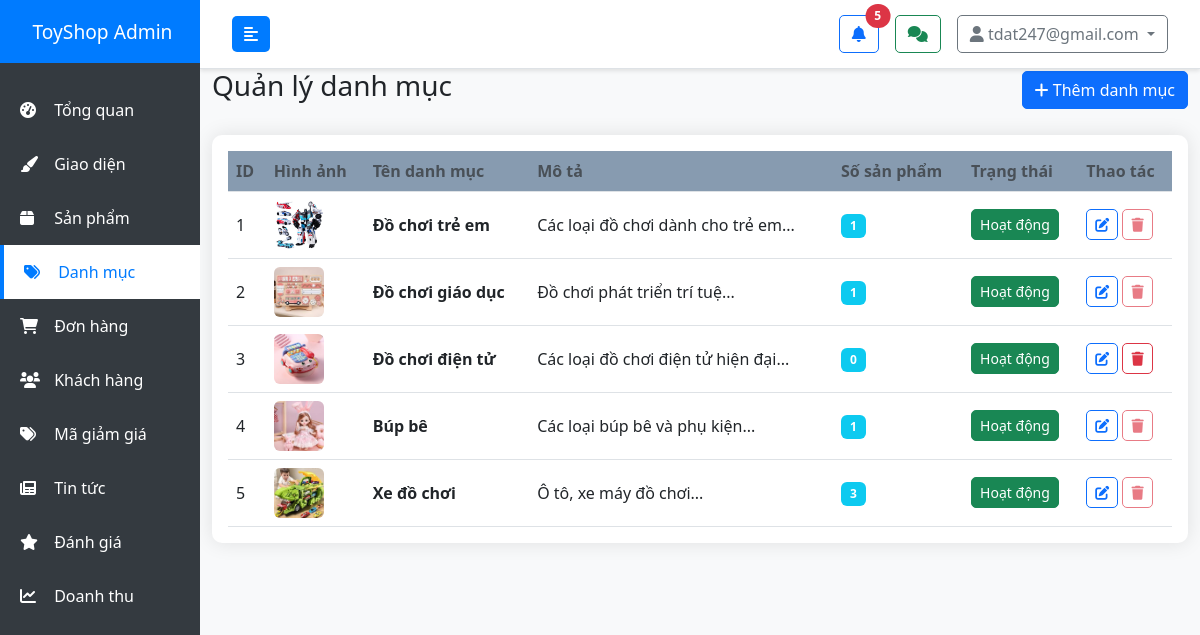
The app's page /admin/categories.php (signed in) with its own data.
### tables this page shows
CREATE TABLE `categories` (
  `id` int(11) NOT NULL,
  `name` varchar(100) NOT NULL,
  `description` text DEFAULT NULL,
  `image` varchar(255) DEFAULT NULL,
  `status` enum('active','inactive') DEFAULT 'active',
  `created_at` timestamp NOT NULL DEFAULT current_timestamp()
);

### config/database.php (called while the page is built, shortened)
<?php
$conn = new mysqli(DB_HOST, DB_USER, DB_PASS, DB_NAME);
$conn->set_charset("utf8mb4");
function executeQuery($sql, $params = []) {
    global $conn;
    $stmt = $conn->prepare($sql);
    if (!$stmt->execute()) {
        error_log("Execute failed: " . $stmt->error);
        $stmt->close();
        return false;
    }
    if (strpos(strtoupper($sql), 'SELECT') === 0) {
        $result = $stmt->get_result();
        return $result;
    }
    return true;
}
function fetchAll($sql, $params = []) {
    $result = executeQuery($sql, $params);
    $data = [];
    if ($result && $result !== true) {
        while ($row = $result->fetch_assoc()) {
            $data[] = $row;
        }
    }
    return $data;
}
?>

### admin/categories.php (the view, shortened to what this page needs)
<?php
require_once '../config/database.php';
$categories = fetchAll("SELECT c.*, COUNT(p.id) as product_count
                        FROM categories c
                        LEFT JOIN products p ON c.id = p.category_id
                        GROUP BY c.id
                        ORDER BY c.created_at DESC");
?>
<!DOCTYPE html>
<html lang="vi">
<head>
    <link href="https://cdn.jsdelivr.net/npm/bootstrap@5.3.0/dist/css/bootstrap.min.css" rel="stylesheet">
    <link href="https://cdnjs.cloudflare.com/ajax/libs/font-awesome/6.0.0/css/all.min.css" rel="stylesheet">
    <link href="assets/css/admin.css" rel="stylesheet">
</head>
<body>
    <?php include 'includes/sidebar.php'; ?>
    <div id="content">
        <?php include 'includes/navbar.php'; ?>
        <div class="container-fluid">
            <div class="d-flex justify-content-between align-items-center mb-4">
                <h1 class="h3">Quản lý danh mục</h1>
                <button class="btn btn-primary" data-bs-toggle="modal" data-bs-target="#addCategoryModal">
                    <i class="fas fa-plus"></i> Thêm danh mục
                </button>
            </div>
            <div class="card">
                <div class="card-body">
                    <div class="table-responsive">
                        <table class="table table-hover">
                            <thead>
                                <tr>
                                    <th>ID</th>
                                    <th>Hình ảnh</th>
                                    <th>Tên danh mục</th>
                                    <th>Mô tả</th>
                                    <th>Số sản phẩm</th>
                                    <th>Trạng thái</th>
                                    <th>Thao tác</th>
                                </tr>
                            </thead>
                            <tbody>
                                <?php foreach ($categories as $category): ?>
                                    <tr>
                                        <td><?php echo $category['id']; ?></td>
                                        <td>
                                            <?php if ($category['image']): ?>
                                                <img src="../assets/img/categories/<?php echo $category['image']; ?>"
                                                     width="50" height="50" class="rounded">
                                            <?php endif; ?>
                                        </td>
                                        <td><strong><?php echo $category['name']; ?></strong></td>
                                        <td><?php echo substr($category['description'], 0, 50) . '...'; ?></td>
                                        <td>
                                            <span class="badge bg-info"><?php echo $category['product_count']; ?></span>
                                        </td>
                                        <td>
                                            <form method="POST" class="d-inline">
                                                <button type="submit" class="btn btn-sm btn-<?php echo $category['status'] == 'active' ? 'success' : 'secondary'; ?>">
                                                    <?php echo $category['status'] == 'active' ? 'Hoạt động' : 'Tạm dừng'; ?>
                                                </button>
                                            </form>
                                        </td>
                                        <td>
                                            <button class="btn btn-sm btn-outline-primary"
                                                    onclick="editCategory(<?php echo htmlspecialchars(json_encode($category)); ?>)">
                                                <i class="fas fa-edit"></i>
                                            </button>
                                            <form method="POST" class="d-inline"
                                                  onsubmit="return confirm('Bạn có chắc muốn xóa danh mục này?')">
                                                <button type="submit" class="btn btn-sm btn-outline-danger"
                                                        <?php echo $category['product_count'] > 0 ? 'disabled title="Không thể xóa vì còn có sản phẩm"' : ''; ?>>
                                                    <i class="fas fa-trash"></i>
                                                </button>
                                            </form>
                                        </td>
                                    </tr>
                                <?php endforeach; ?>
                            </tbody>
                        </table>
                    </div>
                </div>
            </div>
        </div>
    </div>
</body>
</html>

### admin/assets/css/admin.css (style rules this page uses)
:root { --sidebar-width: 200px; --primary-color: #879db5; --secondary-color: #6c757d; --success-color: #28a745; --danger-color: #dc3545; --warning-color: #ffc107; --info-color: #17a2b8; --light-color: #32689e; --dark-color: #343a40; }
body { font-family: "Segoe UI", Tahoma, Geneva, Verdana, sans-serif; background-color: #f8f9fa; }
#content { width: 100%; padding: 0; min-height: 100vh; transition: all 0.3s; margin-left: var(--sidebar-width); }
.card { border: none; border-radius: 10px; box-shadow: 0 0 20px rgba(0, 0, 0, 0.1); margin-bottom: 20px; }
.table { margin-bottom: 0; }
.table th { border-top: none; font-weight: 600; color: #495057; background-color: #879bb0; }
.table td { vertical-align: middle; }
.btn { border-radius: 5px; font-weight: 500; transition: all 0.3s; }
.btn-sm { padding: 0.25rem 0.5rem; font-size: 0.875rem; }
.badge { font-size: 0.75em; padding: 0.5em 0.75em; }

### records on screen
categories: id "1", image (picture), name "Đồ chơi trẻ em", description "Các loại đồ chơi dành cho trẻ em", product_count "1", status "Hoạt động"
categories: id "2", image (picture), name "Đồ chơi giáo dục", description "Đồ chơi phát triển trí tuệ", product_count "1", status "Hoạt động"
categories: id "3", image (picture), name "Đồ chơi điện tử", description "Các loại đồ chơi điện tử hiện đại", product_count "0", status "Hoạt động"
categories: id "4", image (picture), name "Búp bê", description "Các loại búp bê và phụ kiện", product_count "1", status "Hoạt động"
categories: id "5", image (picture), name "Xe đồ chơi", description "Ô tô, xe máy đồ chơi", product_count "3", status "Hoạt động"

### other values on screen
count($notifications) "5"
$_SESSION['admin_name'] "tdat247@gmail.com"
